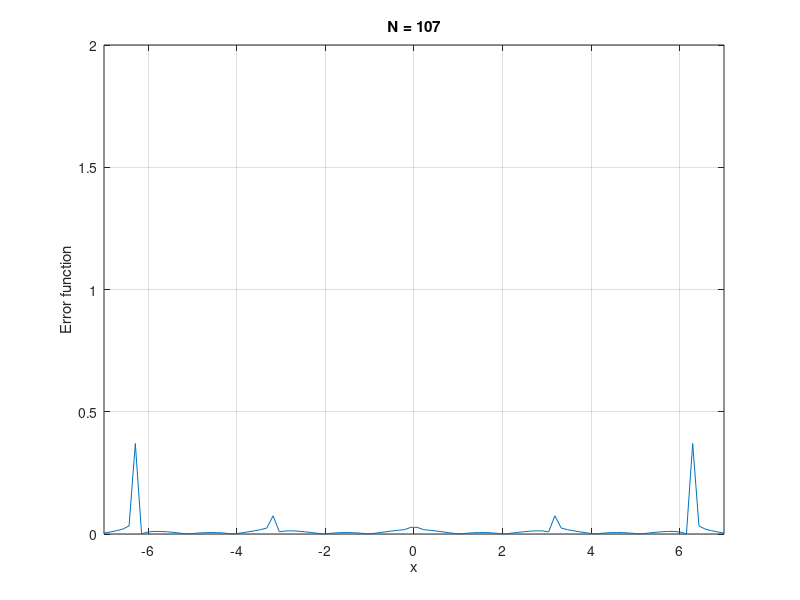

This figure's MATLAB source:
clc;
clear;

x = linspace(-7, 7);
% create the range of x-axis

N = 107; 
k = 1;
% variables needed for our computations

S_n = 0;
a_0 = 0;
a_n = 0;
b_n = 0;
% vaules that we're gonna compute them in the for-end below

a_0 = 0;
a_n = 0;
for n = 1 : N
    b_n = ((2 * k) / (n * pi)) * (1 - cos(n * pi));
    S_n = S_n + a_0 + a_n .* cos(n * x) + b_n .* sin(n * x);
end 
% Fourier Series computation

f = 2 * k * ((sin(x) > 0) - 0.5);
% create the f(x) function 

e = abs(f - S_n);
% compute the error fuction with built in funtion 'abs'
figure();
plot(x, e);  
% plot the error function with range of [-7,7] for x-axis
xlabel('x');
ylabel('Error function');
title('N = 107');
% put some titles and labels
axis ([-7, 7, 0, k + 1]);
% set the axis
grid on;
hold off;